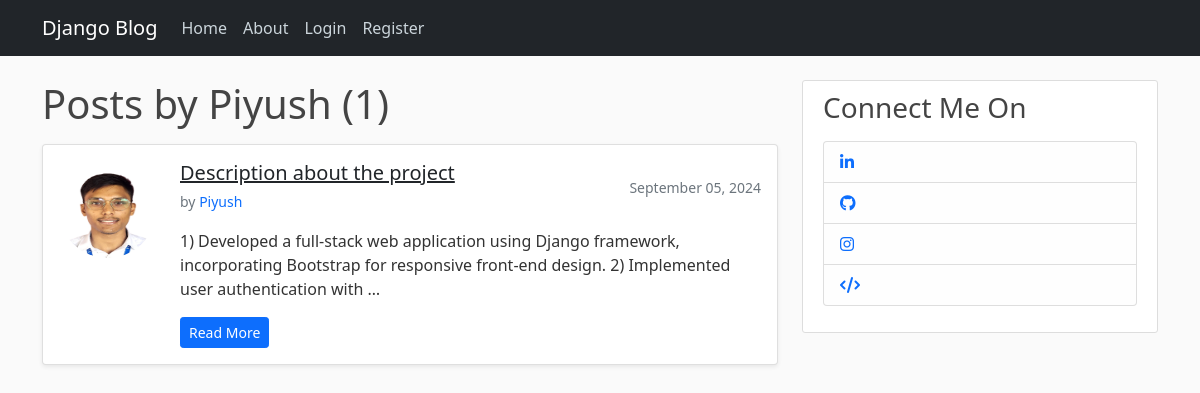
Before: /user/Piyush with the older database file.
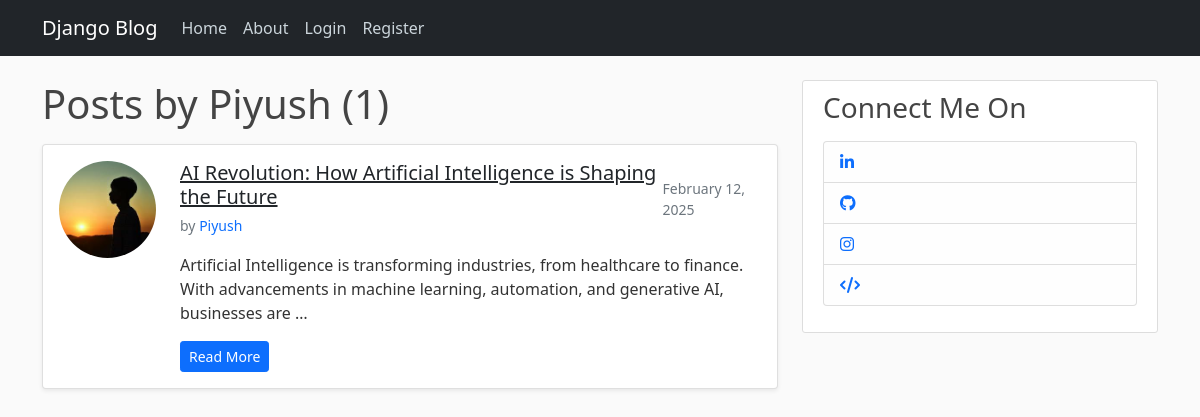
After: the same page with the newer database file.
### blog/models.py (models this page shows, shortened)
class Post(models.Model):
    title = models.CharField(max_length=100)
    content = models.TextField()
    date_posted = models.DateTimeField(default = timezone.now)
    author = models.ForeignKey(User, on_delete = models.CASCADE)

### users/models.py (models this page shows, shortened)
class Profile(models.Model):
    user = models.OneToOneField(User, on_delete=models.CASCADE)
    image = models.ImageField(default='default.jpg', upload_to='profile_pics')

### blog/views.py (the view)
# urls.py: path('user/<str:username>', UserPostListView.as_view(), name = 'user-posts'),
class UserPostListView(ListView):
    model = Post
    template_name = 'blog/user_post.html'
    context_object_name = 'posts'
    paginate_by = 5
    def get_queryset(self):
        user = get_object_or_404(User, username=self.kwargs.get('username'))
        return Post.objects.filter(author=user).order_by('-date_posted')

### blog/templates/blog/user_post.html (shortened to what this page needs)
{% extends "blog/base.html" %}
{% block content %}
<h1 class="mb-3">Posts by {{ view.kwargs.username }} ({{ page_obj.paginator.count }})</h1>
    {% for post in posts %}
      <div class="card mb-4 shadow-sm">
          <div class="card-body">
              <div class="row">
                  <div class="col-md-2 col-3 text-center">
                      <div class="ratio ratio-1x1">
                          <img class="rounded-circle img-fluid" src="{{ post.author.profile.image.url }}" alt="Profile Image">
                      </div>
                  </div>
                  <div class="col-md-10 col-9">
                      <div class="d-flex justify-content-between align-items-center">
                          <div>
                              <h5 class="card-title mb-1"><a class="text-dark" href="{% url 'post-detail' post.id %}">{{ post.title }}</a></h5>
                              <small class="text-muted">by <a href="{% url 'user-posts' post.author.username %}" class="text-decoration-none">{{ post.author }}</a></small>
                          </div>
                          <small class="text-muted">{{ post.date_posted|date:"F d, Y" }}</small>
                      </div>
                      <p class="card-text mt-3">{{ post.content|truncatewords:20 }}</p>
                      <a href="{% url 'post-detail' post.id %}" class="btn btn-primary btn-sm">Read More</a>
                  </div>
              </div>
          </div>
      </div>
    {% endfor %}
{% endblock content %}

Changed rows visible on the page:
removed Post: author.profile.image (picture), title "Description about the project", author "Piyush", date_posted "September 05, 2024", content "1) Developed a full-stack web application using Django framework, incorporating Bootstrap for responsive front-end design. 2) Implemented user authentication with …"
added Post: author.profile.image (picture), title "AI Revolution: How Artificial Intelligence is Shaping the Future", author "Piyush", date_posted "February 12, 2025", content "Artificial Intelligence is transforming industries, from healthcare to finance. With advancements in machine learning, automation, and generative AI, businesses are …"
